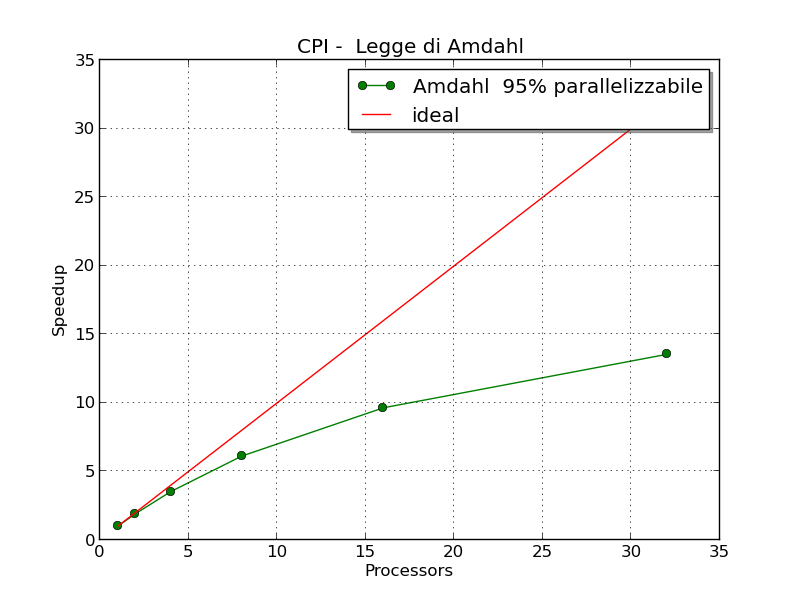

Write Python code to recreate this figure.
import matplotlib
matplotlib.use('Agg')
import matplotlib.pyplot as plt 

tnp=1.00050
tp=21.74374

Qp=int(100*tp/(tp+tnp))
etichetta="Amdahl  %d%% parallelizzabile " % (Qp)

N=[1,2,4,8,16,32]  # numero processori
Samdahl=[(tnp+tp)/(tnp+tp/n) for n in N]

plt.title('CPI -  Legge di Amdahl')
plt.grid()
plt.xlabel('Processors')
plt.ylabel('Speedup')
plt.plot(N,Samdahl,'g-o',label=etichetta)
plt.plot(N,N,'r-',label='ideal')
plt.legend(shadow=True)
plt.savefig('cpi_amdahl.png')
